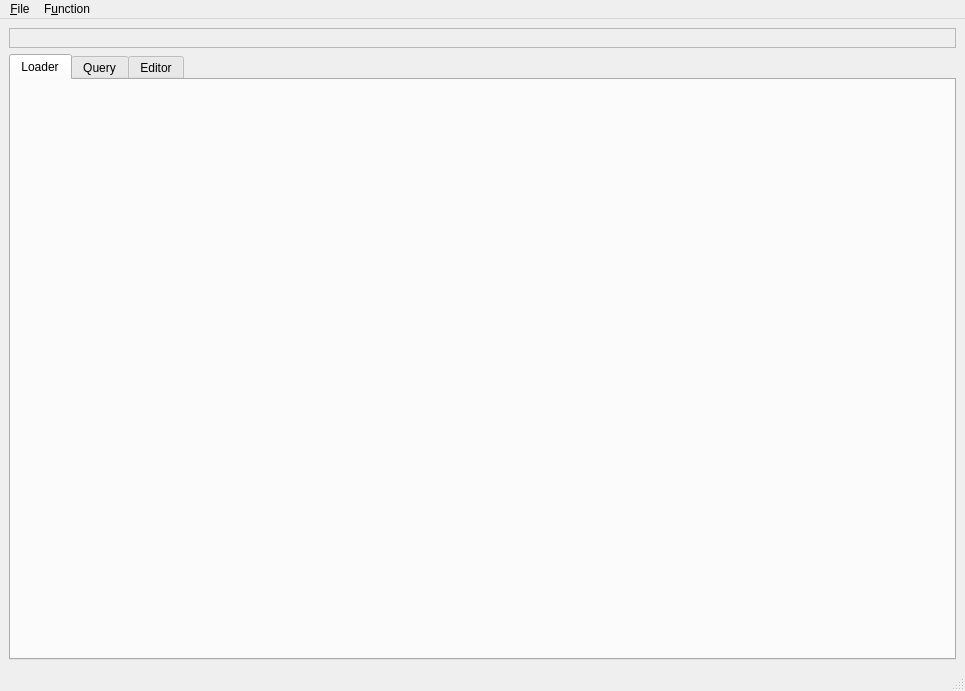
<?xml version="1.0" encoding="UTF-8"?>
<ui version="4.0">
 <class>MainWindow</class>
 <widget class="QMainWindow" name="MainWindow">
  <property name="geometry">
   <rect>
    <x>0</x>
    <y>0</y>
    <width>965</width>
    <height>691</height>
   </rect>
  </property>
  <property name="windowTitle">
   <string>ML-Reader</string>
  </property>
  <property name="windowIcon">
   <iconset resource="Main.qrc">
    <normaloff>:/icons/app.svg</normaloff>:/icons/app.svg</iconset>
  </property>
  <widget class="QWidget" name="centralwidget">
   <layout class="QVBoxLayout" name="verticalLayout">
    <item>
     <widget class="QFrame" name="frame">
      <property name="frameShape">
       <enum>QFrame::StyledPanel</enum>
      </property>
      <property name="frameShadow">
       <enum>QFrame::Raised</enum>
      </property>
      <layout class="QVBoxLayout" name="verticalLayout_2">
       <item>
        <widget class="EndpointSelector" name="endpointSelector" native="true"/>
       </item>
      </layout>
     </widget>
    </item>
    <item>
     <widget class="QTabWidget" name="functionStack">
      <property name="currentIndex">
       <number>0</number>
      </property>
      <widget class="LoaderPage" name="loaderPage">
       <attribute name="title">
        <string>Loader</string>
       </attribute>
      </widget>
      <widget class="QueryPage" name="queryPage">
       <attribute name="title">
        <string>Query</string>
       </attribute>
      </widget>
      <widget class="EditorPage" name="editorPage">
       <attribute name="title">
        <string>Editor</string>
       </attribute>
      </widget>
     </widget>
    </item>
   </layout>
  </widget>
  <widget class="QMenuBar" name="menubar">
   <property name="geometry">
    <rect>
     <x>0</x>
     <y>0</y>
     <width>965</width>
     <height>22</height>
    </rect>
   </property>
   <widget class="QMenu" name="menuFile">
    <property name="title">
     <string>&amp;File</string>
    </property>
    <addaction name="actionEndpointConfigEdit"/>
    <addaction name="separator"/>
    <addaction name="actionQuit"/>
   </widget>
   <widget class="QMenu" name="menuFunction">
    <property name="title">
     <string>F&amp;unction</string>
    </property>
    <addaction name="actionShowLoaderPage"/>
    <addaction name="actionShowQueryPage"/>
    <addaction name="actionShowEditorPage"/>
   </widget>
   <addaction name="menuFile"/>
   <addaction name="menuFunction"/>
  </widget>
  <widget class="QStatusBar" name="statusbar"/>
  <action name="actionEndpointConfigEdit">
   <property name="text">
    <string>&amp;Edit ML Configurations</string>
   </property>
   <property name="toolTip">
    <string>Edit Mainzelliste Configurations</string>
   </property>
   <property name="shortcut">
    <string>Ctrl+E</string>
   </property>
  </action>
  <action name="actionQuit">
   <property name="text">
    <string>&amp;Quit</string>
   </property>
   <property name="toolTip">
    <string>Quit Application</string>
   </property>
   <property name="shortcut">
    <string>Ctrl+Q</string>
   </property>
  </action>
  <action name="actionShowLoaderPage">
   <property name="checkable">
    <bool>true</bool>
   </property>
   <property name="text">
    <string>&amp;Loader</string>
   </property>
   <property name="toolTip">
    <string>Show the I-Data loader page</string>
   </property>
   <property name="shortcut">
    <string>Ctrl+1</string>
   </property>
  </action>
  <action name="actionShowQueryPage">
   <property name="checkable">
    <bool>true</bool>
   </property>
   <property name="text">
    <string>&amp;Query</string>
   </property>
   <property name="toolTip">
    <string>Show the I-Data query page</string>
   </property>
   <property name="shortcut">
    <string>Ctrl+2</string>
   </property>
  </action>
  <action name="actionShowEditorPage">
   <property name="checkable">
    <bool>true</bool>
   </property>
   <property name="text">
    <string>&amp;Edit</string>
   </property>
   <property name="toolTip">
    <string>Edit patient data</string>
   </property>
   <property name="shortcut">
    <string>Ctrl+3</string>
   </property>
  </action>
 </widget>
 <customwidgets>
  <customwidget>
   <class>LoaderPage</class>
   <extends>QWidget</extends>
   <header>LoaderPage.h</header>
   <container>1</container>
  </customwidget>
  <customwidget>
   <class>QueryPage</class>
   <extends>QWidget</extends>
   <header>QueryPage.h</header>
   <container>1</container>
  </customwidget>
  <customwidget>
   <class>EditorPage</class>
   <extends>QWidget</extends>
   <header>EditorPage.h</header>
   <container>1</container>
  </customwidget>
  <customwidget>
   <class>EndpointSelector</class>
   <extends>QWidget</extends>
   <header>EndpointSelector.h</header>
   <container>1</container>
  </customwidget>
 </customwidgets>
 <resources>
  <include location="Main.qrc"/>
 </resources>
 <connections/>
</ui>
